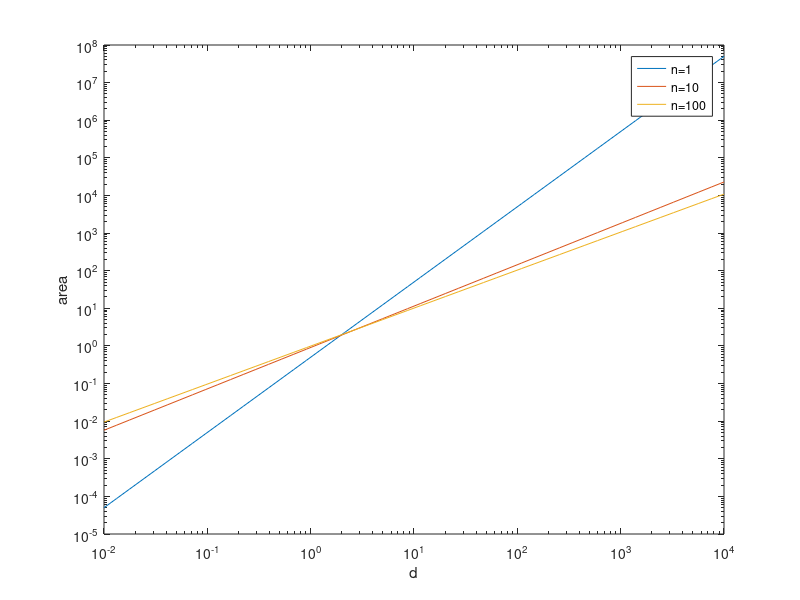

Write MATLAB code to recreate this figure.
function power_law()
    
    d = logspace(-2, 4);
    figure;
    
    for n=[1, 10, 100]
        area = nthroot(d, n) .* (d - d / (n + 1));
        loglog(d, area);
        hold on;
    end
    
    legend('n=1', 'n=10', 'n=100')
    xlabel('d');
    ylabel('area');

end

